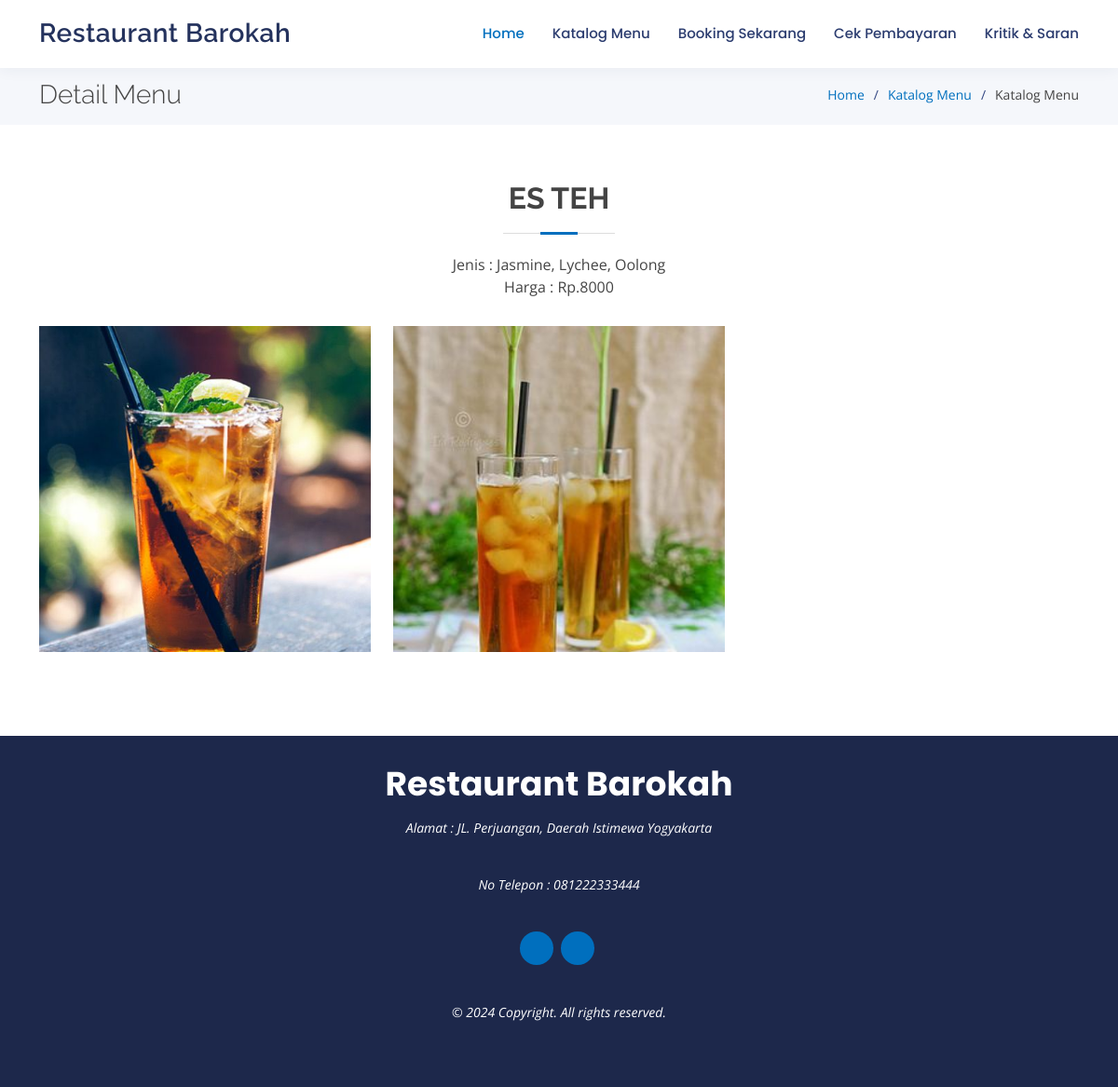
/index.php/katalog/detail/7, run on the app's committed database.
### tables this page shows
CREATE TABLE `profil_usaha` (
  `id` int(12) NOT NULL,
  `nama_usaha` varchar(250) NOT NULL,
  `deskripsi` text NOT NULL,
  `alamat` varchar(250) NOT NULL,
  `nomor_telepon` varchar(17) NOT NULL,
  `email` varchar(100) NOT NULL,
  `instagram` varchar(50) NOT NULL,
  `facebook` varchar(250) NOT NULL,
  `maps_link` text NOT NULL,
  `foto_usaha_1` text NOT NULL,
  `foto_usaha_2` text NOT NULL,
  `foto_usaha_3` text NOT NULL
);

CREATE TABLE `menu` (
  `id_menu` int(11) NOT NULL,
  `nama_menu` varchar(100) NOT NULL,
  `detail_menu` text NOT NULL,
  `kategori` varchar(50) NOT NULL,
  `stok` varchar(50) NOT NULL DEFAULT 'Tersedia',
  `harga` int(100) NOT NULL
);

CREATE TABLE `gambar_menu` (
  `id_gambar` int(11) NOT NULL,
  `id_menu` int(11) NOT NULL,
  `gambar` varchar(250) NOT NULL
);

### application/controllers/Katalog.php (called while the page is built, shortened)
<?php
class Katalog extends CI_Controller
{
    public function __construct()
    {
        $this->load->model('katalog_model');
    }
    public function getProfilUsaha()
    {
        $getProfil = $this->db->query("SELECT * FROM profil_usaha");
        foreach ($getProfil->result_array() as $profil) {
            $arr['nama_usaha'] = $profil['nama_usaha'];
            $arr['alamat'] = $profil['alamat'];
            $arr['nomor_telepon'] = $profil['nomor_telepon'];
            $arr['maps_link'] = $profil['maps_link'];
            $arr['instagram'] = $profil['instagram'];
            $arr['facebook'] = $profil['facebook'];
            $arr['foto_usaha_1'] = $profil['foto_usaha_1'];
            $arr['foto_usaha_2'] = $profil['foto_usaha_2'];
            $arr['foto_usaha_3'] = $profil['foto_usaha_3'];
        }
        return $arr;
    }
    public function detail($id)
    {
        $profil = $this->getProfilUsaha();
        $data['menu'] = $this->katalog_model->getMakananById($id);
        $data['gambar_menu'] = $this->katalog_model->getGambarById($id);
        $data['nama_usaha'] = $profil['nama_usaha'];
        $data['alamat'] = $profil['alamat'];
        $data['nomor_telepon'] = $profil['nomor_telepon'];
        $data['instagram'] = $profil['instagram'];
        $data['facebook'] = $profil['facebook'];
        $this->load->view('home/layout/header', $data);
        $this->load->view('home/katalog/detail');
        $this->load->view('home/layout/footer');
    }
}

### index.php (called while the page is built, shortened)
<?php
require_once BASEPATH.'core/CodeIgniter.php';

### application/models/Katalog_model.php (called while the page is built, shortened)
<?php
class Katalog_model extends CI_Model
{
    public function getMakananById($id)
    {
        $query = $this->db->query("SELECT * FROM menu where id_menu = $id");
        return $query->result_array();
    }
    public function getGambarById($id_menu)
    {
        $query = $this->db->query("SELECT * FROM gambar_menu gm join menu m on gm.id_menu=m.id_menu WHERE m.id_menu = $id_menu");
        return $query->result_array();
    }
}

### application/views/home/katalog/detail.php (the view, shortened to what this page needs)
<main id="main">
  <section id="breadcrumbs" class="breadcrumbs">
    <div class="container">
      <div class="d-flex justify-content-between align-items-center">
        <h2>Detail Menu</h2>
        <ol>
          <li><a href="<?= base_url() ?>">Home</a></li>
          <li><a href="<?= base_url() ?>katalog">Katalog Menu</a></li>
          <li>Katalog Menu</li>
        </ol>
      </div>
    </div>
  </section>
  <section id="gallery" class="gallery">
    <div class="container">
      <div class="section-title">
        <?php
        foreach ($menu as $m) {
        ?>
          <h2>
            <?= $m['nama_menu'] ?>
          </h2>
          <p>Jenis : <?= $m['detail_menu'] ?></p>
          <p>Harga : Rp.<?= $m['harga'] ?></p>
        <?php
        }
        ?>
      </div>
      <div class="row gallery-container">
        <?php
        foreach ($gambar_menu as $gm) {
        ?>
          <div class="col-lg-4 col-md-6 gallery-item filter-home">
            <div class="gallery-wrap">
              <img style="object-fit: cover;height:350px;width:100%" src="<?php echo base_url('assets/dataresto/menu/' . $gm['gambar']) ?>" class="img-fluid" alt="">
            </div>
          </div>
        <?php
        }
        ?>
      </div>
    </div>
  </section>
</main>

### application/views/home/layout/header.php (shortened to what this page needs)
<!DOCTYPE html>
<html lang="en">
<head>
  <link rel="stylesheet" href="<?= base_url() ?>assets/admin/vendor/@fortawesome/fontawesome-free/css/all.min.css" type="text/css">
  <link href="<?= base_url() ?>assets/home/vendor/bootstrap/css/bootstrap.min.css" rel="stylesheet">
  <link href="<?= base_url() ?>assets/home/vendor/bootstrap-icons/bootstrap-icons.css" rel="stylesheet">
  <link href="<?= base_url() ?>assets/home/vendor/boxicons/css/boxicons.min.css" rel="stylesheet">
  <link href="<?= base_url() ?>assets/home/vendor/glightbox/css/glightbox.min.css" rel="stylesheet">
  <link href="<?= base_url() ?>assets/home/vendor/remixicon/remixicon.css" rel="stylesheet">
  <link href="<?= base_url() ?>assets/home/vendor/swiper/swiper-bundle.min.css" rel="stylesheet">
  <link href="<?= base_url() ?>assets/home/css/style.css" rel="stylesheet">
  <link rel="stylesheet" href="<?= base_url() ?>assets/home/select2/css/select2.min.css">
  <link rel="stylesheet" href="<?= base_url() ?>assets/home/select2-bootstrap4-theme/select2-bootstrap4.min.css">
</head>
<body>
  <header id="header" class="fixed-top">
    <div class="container d-flex align-items-center justify-content-between">
      <h1 class="logo"><a href="<?= base_url() ?>"><?= $nama_usaha ?></a></h1>
      <nav id="navbar" class="navbar">
        <ul>
          <li><a class="active" href="<?= base_url() ?>">Home</a></li>
          <li><a href="<?= base_url() ?>katalog">Katalog Menu</a></li>
          <li><a href="<?= base_url() ?>home/booking">Booking Sekarang</a></li>
          <li><a href="<?= base_url() ?>pembayaran/cari">Cek Pembayaran</a></li>
          <li><a href="<?= base_url() ?>saran/add">Kritik & Saran</a></li>
        </ul>
      </nav>
    </div>
  </header>

### application/views/home/layout/footer.php (shortened to what this page needs)
<footer id="footer">
  <div class="container">
    <h3><?= $nama_usaha ?></h3>
    <p>Alamat : <?= $alamat ?></p>
    <p>No Telepon : </i> <?= $nomor_telepon ?></p>
    <div class="social-links">
      <a href="https://instagram.com/<?= $instagram ?>" class="instagram" target="_blank"><i class="bx bxl-instagram"></i></a>
      <a href="https://facebook.com/<?= $facebook ?>" class="facebook" target="_blank"><i class="bx bxl-facebook"></i></a>
    </div>
    <p>&copy; <span id="currentYear"></span> Copyright. All rights reserved.</p>
  </div>
</footer>
</body>
</html>

### assets/home/css/style.css (style rules this page uses)
body { font-family: "Open Sans", sans-serif; color: #444444; }
a { color: #006fbe; text-decoration: none; }
h1, h2, h3, h4, h5, h6 { font-family: "Raleway", sans-serif; }
#header { background: #fff; transition: all 0.5s; z-index: 997; padding: 15px 0; box-shadow: 0px 2px 15px rgba(36, 50, 93, 0.06); }
#header .logo { font-size: 28px; margin: 0; padding: 0; line-height: 1; font-weight: 600; letter-spacing: 0.5px; }
#header .logo a { color: #24325d; }
.navbar { padding: 0; }
.navbar ul { margin: 0; padding: 0; display: flex; list-style: none; align-items: center; }
.navbar li { position: relative; }
.navbar a, .navbar a:focus { display: flex; align-items: center; justify-content: space-between; padding: 10px 0 10px 30px; font-family: "Poppins", sans-serif; font-size: 15px; font-weight: 500; color: #2b3c6f; white-space: nowrap; transition: 0.3s; }
.navbar a:hover, .navbar .active, .navbar .active:focus, .navbar li:hover > a { color: #006fbe; }
section { padding: 60px 0; }
.section-title { text-align: center; padding-bottom: 30px; }
.section-title h2 { font-size: 32px; font-weight: bold; text-transform: uppercase; margin-bottom: 20px; padding-bottom: 20px; position: relative; }
.section-title h2::before { content: ''; position: absolute; display: block; width: 120px; height: 1px; background: #ddd; bottom: 1px; left: calc(50% - 60px); }
.section-title h2::after { content: ''; position: absolute; display: block; width: 40px; height: 3px; background: #006fbe; bottom: 0; left: calc(50% - 20px); }
.section-title p { margin-bottom: 0; }
.breadcrumbs { padding: 15px 0; background: #f5f7fb; min-height: 40px; margin-top: 70px; }
.breadcrumbs h2 { font-size: 28px; margin-bottom: 0; font-weight: 300; }
.breadcrumbs ol { display: flex; flex-wrap: wrap; list-style: none; padding: 0; margin: 0; font-size: 14px; }
.breadcrumbs ol li + li { padding-left: 10px; }
.breadcrumbs ol li + li::before { display: inline-block; padding-right: 10px; color: #324682; content: "/"; }
.gallery .gallery-item { margin-bottom: 30px; }
.gallery .gallery-wrap { transition: 0.3s; position: relative; overflow: hidden; z-index: 1; background: rgba(36, 50, 93, 0.6); }
.gallery .gallery-wrap::before { content: ""; background: rgba(36, 50, 93, 0.6); position: absolute; left: 30px; right: 30px; top: 30px; bottom: 30px; transition: all ease-in-out 0.3s; z-index: 2; opacity: 0; }
#footer { background: #1d284b; color: #fff; font-size: 14px; text-align: center; padding: 30px 0; }
#footer h3 { font-size: 36px; font-weight: 700; color: #fff; position: relative; font-family: "Poppins", sans-serif; padding: 0; margin: 0 0 15px 0; }
#footer p { font-size: 15; font-style: italic; padding: 0; margin: 0 0 40px 0; }
#footer .social-links { margin: 0 0 40px 0; }
#footer .social-links a { font-size: 18px; display: inline-block; background: #006fbe; color: #fff; line-height: 1; padding: 8px 0; margin-right: 4px; border-radius: 50%; text-align: center; width: 36px; height: 36px; transition: 0.3s; }

### data on the page
profil_usaha: nama_usaha "Restaurant Barokah", alamat "JL. Perjuangan, Daerah Istimewa Yogyakarta", nomor_telepon "081222333444"
menu: nama_menu "ES TEH", detail_menu "Jasmine, Lychee, Oolong", harga "8000"
gambar_menu: gambar (picture)
gambar_menu: gambar (picture)
